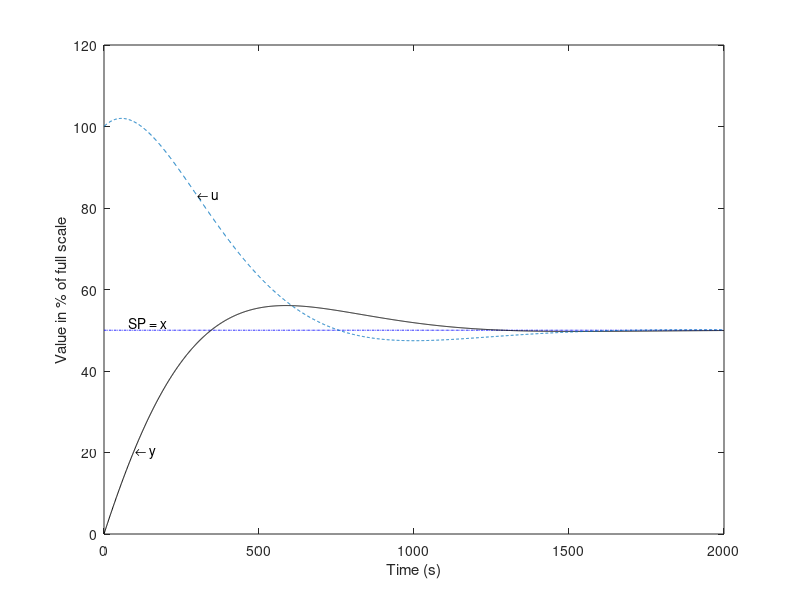

Source code (MATLAB):
% Define the time vector from 0 to 2000
t = 0:2000;

% Set the setpoint value
x = 50;

% Define the proportional gain
kp = 2;

% Define the integral gain
ki = 0.01;

% Define the disturbance value
d = 10;

% Create the transfer function for the controller G(s) = kp + ki/s
G = tf([kp ki], [1 0]);

% Create the transfer function for the plant F(s) = 1/(470s + 1)
F = tf(1, [470 1]);

% Calculate the closed-loop transfer function Y(s) = F(s) / (1 + G(s)F(s))
Y = F / (1 + G * F);

% Compute the step response of the closed-loop system with disturbance
y = step((x * G + d) * Y, t);

% Calculate the transfer function for the control signal U(s) = G(s) / (1 + G(s)F(s))
U = G / (1 + G * F);

% Compute the step response of the control signal
u = step(x * U, t);

% Plot the setpoint as a blue dash-dot line
plot(t, t * 0 + x, 'b-.'); % blue dash-dot

% Hold the current plot
hold on

% Plot the output response as a black line
plot(t, y, 'k'); % Black line

% Plot the control signal as a dashed line
plot(t, u, '--'); % dash line

% Add text annotation for the control signal
text(302, 83, '\leftarrow u');

% Add text annotation for the setpoint
text(80, 52, 'SP = x');

% Add text annotation for the output response
text(103, 20, '\leftarrow y');

% Label the x-axis
xlabel('Time (s)');

% Label the y-axis
ylabel('Value in % of full scale');
